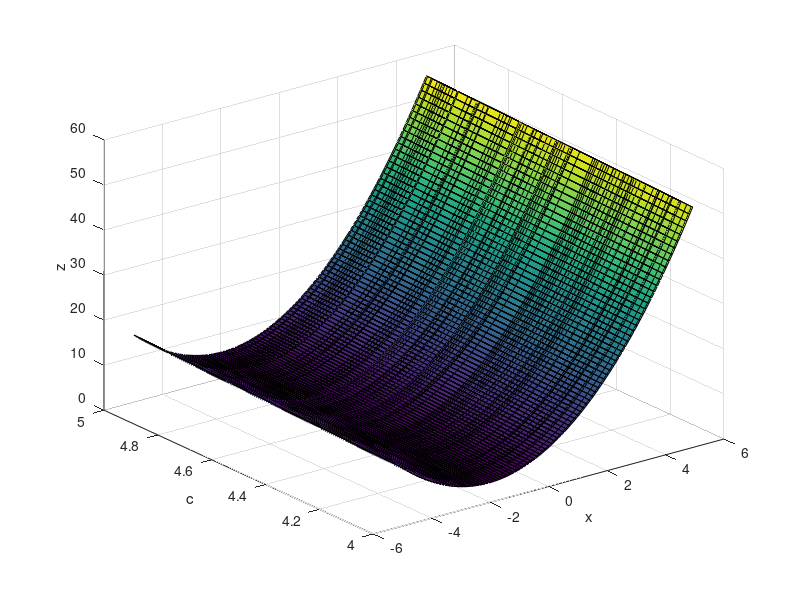

Here is the MATLAB script that generated this plot:
x_range=-5:0.1:5;
c_range=4+(5-4).*rand(size(x_range));
[x,c]=meshgrid(x_range, c_range);
f=x.^2+4.*x+2.*c;
surf(x,c,f);
xlabel('x');
ylabel('c');
zlabel('z');